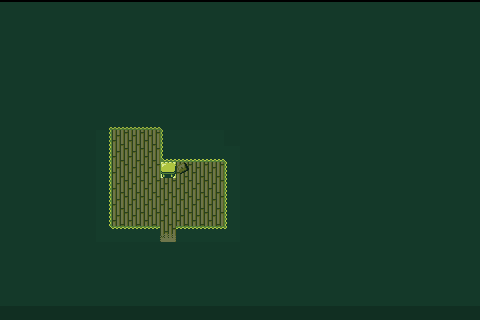

This is a level from a 2D game, rendered from its Tiled map with the project's own tilesets. A one-line summary and the map file follow, with tile-layer data summarised:
An orthogonal 30x20 tile map with 16x16 px tiles, 4 tile layers (background, foreground, collision, walls), 2 tilesets and 2 objects (spawnPoint, villager).

<map version="1.0" orientation="orthogonal" width="30" height="20" tilewidth="16" tileheight="16">
 <properties>
  <property name="Music" value="SpiritGuardField" />
  <property name="Name" value="" />
 </properties>
 <tileset firstgid="1" name="tilemap" tilewidth="16" tileheight="16">
  <tileoffset x="0" y="2" />
  <image source="gfx/tilemap.png" width="160" height="320" />
 </tileset>
 <tileset firstgid="201" name="objects" tilewidth="16" tileheight="16">
  <image source="gfx/objects.png" width="192" height="16" />
 </tileset>
 <layer name="background" width="30" height="20" opacity="0.51">
  <data>[600 cells, 600 non-empty, 4 distinct tile ids]</data>
 </layer>
 <layer name="foreground" width="30" height="20">
  <data>[600 cells, 0 non-empty, 0 distinct tile ids]</data>
 </layer>
 <layer name="collision" width="30" height="20">
  <data>[600 cells, 28 non-empty, 14 distinct tile ids]</data>
 </layer>
 <layer name="walls" width="30" height="20" opacity="0.9">
  <data>[600 cells, 565 non-empty, 11 distinct tile ids]</data>
 </layer>
 <objectgroup name="objects" width="30" height="20">
  <object type="spawnPoint" gid="201" x="160" y="240">
   <properties>
    <property name="exitdirection" value="up" />
    <property name="name" value="enterDoorOne" />
    <property name="targetMap" value="Village" />
    <property name="targetSpawn" value="enterDoorOne" />
   </properties>
  </object>
  <object type="villager" gid="204" x="144" y="176">
   <properties>
    <property name="dialogue" value="It's dangerous out there...|Too bad you have to go alone" />
    <property name="type" value="C" />
   </properties>
  </object>
 </objectgroup>
</map>
